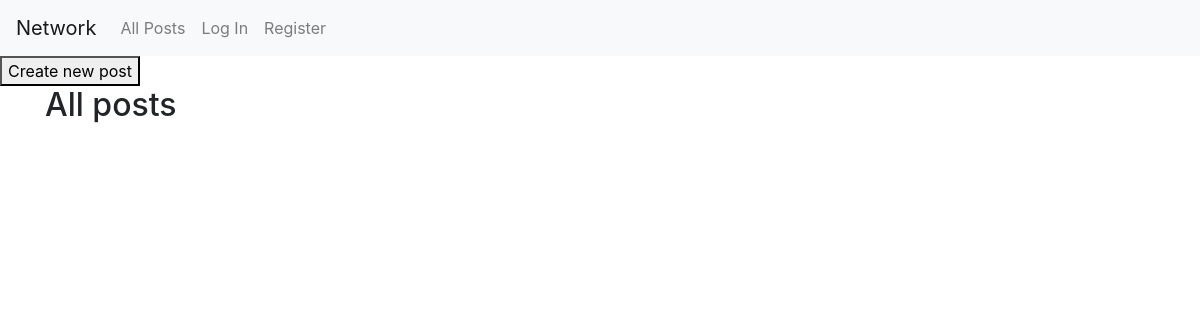
The app's page /, older data.
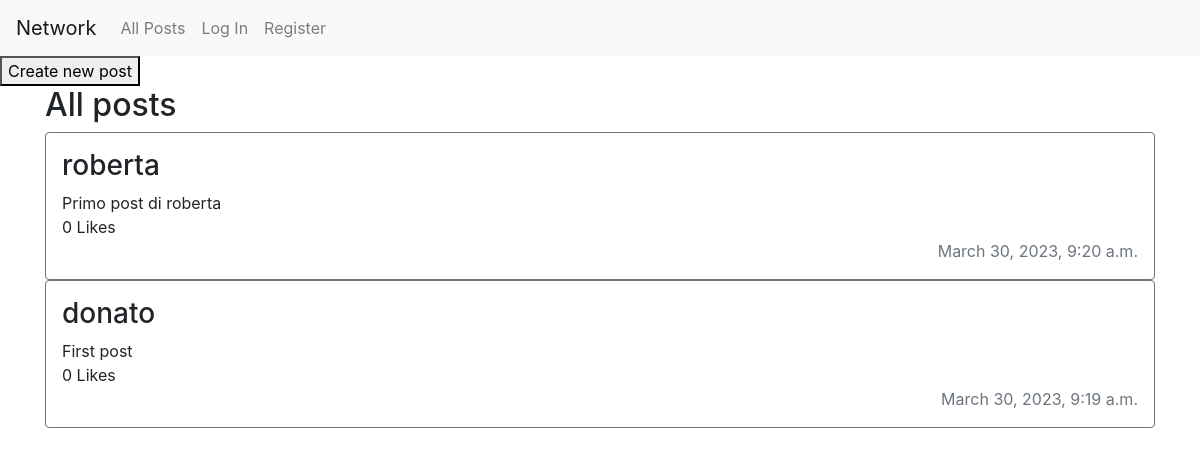
The same page, newer data.
### network/models.py (models this page shows)
class Post(models.Model):
    user_id = models.ForeignKey(User, on_delete=models.CASCADE)
    content = models.TextField(max_length=280)
    n_likes = models.BigIntegerField(default=0)
    datetime = models.DateTimeField(auto_now_add=True)

class User(AbstractUser):
    pass

### network/views.py (the view)
# urls.py: path("", views.index, name="index"),
def index(request):
    if request.method == 'POST':
        user = User.objects.get(id=request.user.id)
        content = request.POST["new_post_content"]
        new_post = Post(user_id = user, content=content)
        new_post.save()
        return HttpResponseRedirect(reverse("index"))
    else:
        posts = Post.objects.all().order_by('-datetime')
        context = {"posts": posts}
        return render(request, "network/index.html", context)

### network/templates/network/index.html (shortened to what this page needs)
{% extends "network/layout.html" %}
{% block body %}
    <button id="create">Create new post</button>
    <div class="container d-flex flex-column" id="posts">
        <div>
            <h2>All posts</h2>
        </div>
        {% for post in posts %}
        <div class="d-flex flex-column border border-secondary rounded p-3">
            <h3>{{ post.user_id }}</h3>
            <span>{{ post.content }}</span>
            <span>{{ post.n_likes}} Likes</span>
            <span class="text-right text-muted">{{ post.datetime }}</span>
        </div>
        {% endfor %}
    </div>
{% endblock %}

Row changes from the older to the newer data that the page shows:
added Post: user_id "roberta", content "Primo post di roberta", n_likes "0", datetime "March 30, 2023, 9:20 a.m."
added Post: user_id "donato", content "First post", n_likes "0", datetime "March 30, 2023, 9:19 a.m."
